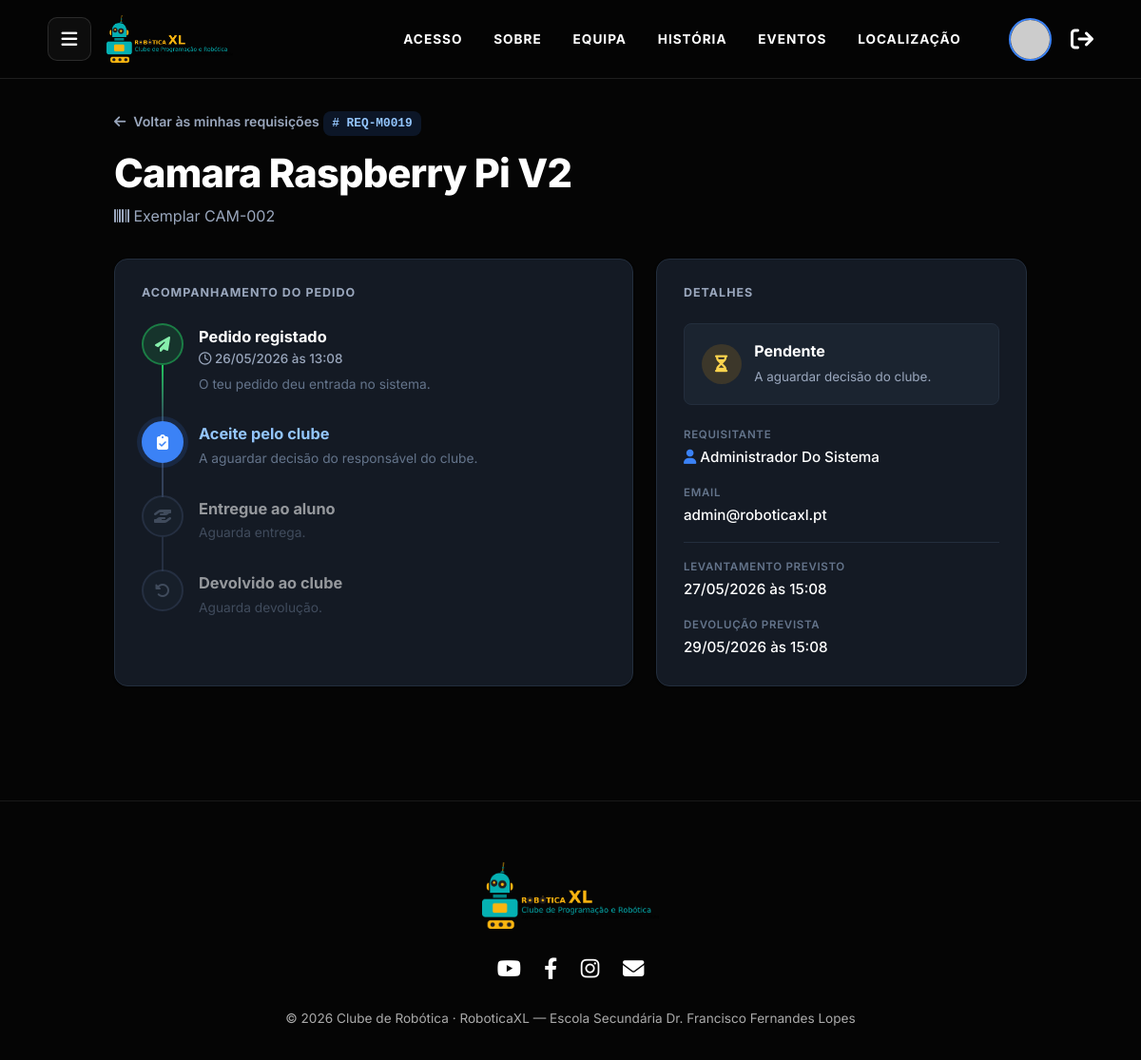
/public/requisicaoMaterial/detalhe/19 (signed in), run on the app's committed database.
### tables this page shows
CREATE TABLE IF NOT EXISTS `requisicao_exemplar` (
  `id` INT NOT NULL AUTO_INCREMENT,
  `id_utilizador` INT NOT NULL,
  `id_exemplar` INT NOT NULL,
  `data_pedido` DATETIME NOT NULL DEFAULT CURRENT_TIMESTAMP,
  `estado_pedido` ENUM('PENDENTE', 'ACEITE', 'REJEITADO', 'EM_USO', 'CONCLUIDO') NOT NULL DEFAULT 'PENDENTE',
  `data_levantamento` DATETIME NULL DEFAULT NULL,
  `data_devolucao` DATETIME NULL DEFAULT NULL,
  `estado_devolucao` ENUM('OK', 'DANIFICADO', 'PERDIDO') NOT NULL DEFAULT 'OK',
  `estado_entrega` TINYINT(1) NOT NULL DEFAULT 0,
  `observacao` TEXT NULL DEFAULT NULL,
  PRIMARY KEY (`id`),
  INDEX `fk_reqex_utilizador_idx` (`id_utilizador` ASC),
  INDEX `fk_reqex_exemplar_idx` (`id_exemplar` ASC),
  CONSTRAINT `fk_reqex_utilizador`
    FOREIGN KEY (`id_utilizador`)
    REFERENCES `utilizador` (`id`)
    ON DELETE NO ACTION
    ON UPDATE NO ACTION,
  CONSTRAINT `fk_reqex_exemplar`
    FOREIGN KEY (`id_exemplar`)
    REFERENCES `exemplar` (`id`)
    ON DELETE NO ACTION
    ON UPDATE NO ACTION);

CREATE TABLE IF NOT EXISTS `material` (
  `id` INT NOT NULL AUTO_INCREMENT,
  `designacao` VARCHAR(100) NOT NULL,
  `descricao` TEXT NULL DEFAULT NULL,
  `imagem` MEDIUMBLOB NULL DEFAULT NULL,
  PRIMARY KEY (`id`));

CREATE TABLE IF NOT EXISTS `exemplar` (
  `id` INT NOT NULL AUTO_INCREMENT,
  `num_referencia` VARCHAR(255) NOT NULL,
  `id_material` INT NOT NULL,
  `estado` ENUM('DISPONIVEL', 'EMPRESTADO', 'DANIFICADO', 'PERDIDO', 'MANUTENCAO') NOT NULL DEFAULT 'DISPONIVEL',
  `observacao` TEXT NULL DEFAULT NULL,
  PRIMARY KEY (`id`),
  INDEX `fk_exemplar_material_idx` (`id_material` ASC),
  CONSTRAINT `fk_exemplar_material`
    FOREIGN KEY (`id_material`)
    REFERENCES `material` (`id`)
    ON DELETE NO ACTION
    ON UPDATE NO ACTION);

CREATE TABLE IF NOT EXISTS `utilizador` (
  `id` INT NOT NULL AUTO_INCREMENT,
  `tipo` ENUM('ALUNO', 'PROFESSOR', 'ADMIN', 'RESPONSAVEL') NOT NULL,
  `nome` VARCHAR(100) NOT NULL,
  `email` VARCHAR(255) NOT NULL,
  `password_hash` VARCHAR(255) NOT NULL,
  `data_nascimento` DATE NOT NULL,
  `telefone` VARCHAR(20) NOT NULL,
  `linkedin` VARCHAR(255) NULL DEFAULT NULL,
  `turma` VARCHAR(10) NULL DEFAULT NULL,
  `foto` MEDIUMBLOB NULL DEFAULT NULL,
  `email_verificado` TINYINT(1) NOT NULL DEFAULT 0,
  `email_verificacao_token` VARCHAR(128) NULL DEFAULT NULL,
  `reset_token` VARCHAR(128) NULL DEFAULT NULL,
  `reset_expira` DATETIME NULL DEFAULT NULL,
  PRIMARY KEY (`id`),
  UNIQUE INDEX `email_UNIQUE` (`email` ASC));

### app/core/Controller.php (called while the page is built, shortened)
<?php
class Controller
{
    protected function getFlash(): ?array
    {
        if (empty($_SESSION['flash'])) {
            return null;
        }
        $flash = $_SESSION['flash'];
        return $flash;
    }
    protected function view(string $view, array $data = [])
    {
        $data['flash'] = $this->getFlash();
        extract($data);
        $viewFile = __DIR__ . '/../views/' . $view . '.php';
        require __DIR__ . '/../views/layouts/header.php';
        require $viewFile;
        require __DIR__ . '/../views/layouts/footer.php';
    }
}

### app/controllers/RequisicaoMaterialController.php (called while the page is built, shortened)
<?php
require_once __DIR__ . '/../core/Controller.php';
require_once __DIR__ . '/../core/Auth.php';
require_once __DIR__ . '/../models/RequisicaoMaterial.php';
class RequisicaoMaterialController extends Controller
{
    public function detalhe($id = 0)
    {
        $id = (int) $id;
        $reqModel = new RequisicaoMaterial();
        $req = $reqModel->find($id);
        $this->view('requisicoes_material/detalhe', ['req' => $req, 'pageTitle' => 'Acompanhar pedido']);
    }
}

### app/core/Router.php (called while the page is built, shortened)
<?php
class Router
{
    public function run()
    {
        $url = $_GET['url'] ?? 'home/index';
        $url = trim($url, '/');
        $parts = explode('/', $url);
        $method = $parts[1] ?? 'index';
        $params = array_slice($parts, 2);
        $controller = new $controllerName();
        call_user_func_array([$controller, $method], $params);
    }
}

### public/index.php (called while the page is built, shortened)
<?php
require_once __DIR__ . '/../app/core/Router.php';
$router = new Router();
$router->run();

### app/config/database.php (called while the page is built, shortened)
<?php
class Database
{
    private static ?PDO $instance = null;
    public static function getInstance(): PDO
    {
        if (self::$instance === null) {
            $dsn = 'mysql:host=' . DB_HOST . ';port=' . DB_PORT . ';dbname=' . DB_NAME . ';charset=utf8mb4';
            $opcoes = [PDO::ATTR_ERRMODE => PDO::ERRMODE_EXCEPTION];
            try {
                self::$instance = new PDO($dsn, DB_USER, DB_PASS, $opcoes);
            } catch (PDOException $e) {
                die('Erro de ligação à BD: ' . $e->getMessage());
            }
        }
        return self::$instance;
    }
}

### app/core/Model.php (called while the page is built, shortened)
<?php
require_once __DIR__ . '/../config/database.php';
class Model
{
    public function __construct()
    {
        $this->db = Database::getInstance();
    }
}

### app/models/RequisicaoMaterial.php (called while the page is built, shortened)
<?php
require_once __DIR__ . '/../core/Model.php';
class RequisicaoMaterial extends Model
{
    public function find(int $id)
    {
        $sql = "SELECT rm.*,
                u.nome as utilizador_nome, u.email as utilizador_email,
                e.num_referencia, m.designacao as material_designacao
                FROM requisicao_exemplar rm
                JOIN utilizador u ON rm.id_utilizador = u.id
                JOIN exemplar e ON rm.id_exemplar = e.id
                JOIN material m ON e.id_material = m.id
                WHERE rm.id = ?";
        $stmt = $this->db->prepare($sql);
        $stmt->execute([$id]);
        return $stmt->fetch(PDO::FETCH_ASSOC);
    }
}

### app/core/Auth.php (called while the page is built, shortened)
<?php
class Auth
{
    public static function check()
    {
        return isset($_SESSION['user']);
    }
    public static function isAdmin()
    {
        return self::check() && $_SESSION['user']['tipo'] === 'ADMIN';
    }
}

### app/views/requisicoes_material/detalhe.php (the view, shortened to what this page needs)
<?php
$isStaff = Auth::isAdmin() || Auth::isResponsavel() || Auth::isProf();
$estado = $req['estado_pedido'] ?? 'PENDENTE';
$devol  = $req['estado_devolucao'] ?? null;
$fmt = function ($d) {
    if (empty($d) || $d === '0000-00-00 00:00:00') return null;
    $t = strtotime($d);
    return $t ? date('d/m/Y \à\s H:i', $t) : null;
};
$ordem = ['PENDENTE' => 0, 'ACEITE' => 1, 'EM_USO' => 2, 'CONCLUIDO' => 3];
$pos = $ordem[$estado] ?? 0;
$rejeitado = ($estado === 'REJEITADO');
$devolLabel = ['OK' => 'Devolvido em bom estado', 'DANIFICADO' => 'Devolvido danificado', 'PERDIDO' => 'Material dado como perdido'];
$steps = [];
$steps[] = ['fa-paper-plane', 'Pedido registado', $fmt($req['data_pedido'] ?? null), 'O teu pedido deu entrada no sistema.', 'done'];
if ($rejeitado) {
    $steps[] = ['fa-xmark', 'Pedido recusado', null, 'O clube não aprovou este pedido.', 'rejected'];
} else {
    $steps[] = ['fa-clipboard-check', 'Aceite pelo clube', $pos >= 1 ? $fmt($req['data_levantamento'] ?? null) : null,
        $pos >= 1 ? 'Pedido aprovado. Levantamento agendado.' : 'A aguardar decisão do responsável do clube.',
        $pos >= 1 ? 'done' : 'current'];
    $steps[] = ['fa-hand-holding-hand', 'Entregue ao aluno', $pos >= 2 ? $fmt($req['data_levantamento'] ?? null) : null,
        $pos >= 2 ? 'Material levantado pelo requisitante.' : ($pos === 1 ? 'Pronto para levantamento.' : 'Aguarda entrega.'),
        $pos >= 2 ? 'done' : ($pos === 1 ? 'current' : 'todo')];
    $steps[] = ['fa-rotate-left', 'Devolvido ao clube', $pos >= 3 ? $fmt($req['data_devolucao'] ?? null) : null,
        $pos >= 3 ? ($devolLabel[$devol] ?? 'Fluxo concluído.') : ($pos === 2 ? 'Em utilização. Devolução prevista para ' . ($fmt($req['data_devolucao'] ?? null) ?? 'data a definir') . '.' : 'Aguarda devolução.'),
        $pos >= 3 ? 'done' : ($pos === 2 ? 'current' : 'todo')];
}
$banner = [
    'PENDENTE'  => ['wait', 'fa-hourglass-half', 'Pendente', 'A aguardar decisão do clube.'],
    'ACEITE'    => ['live', 'fa-clipboard-check', 'Aceite', 'Aprovado — pronto para levantamento.'],
    'EM_USO'    => ['live', 'fa-hand-holding-hand', 'Entregue ao aluno', 'Material em utilização.'],
    'CONCLUIDO' => ['ok', 'fa-circle-check', 'Concluído', $devolLabel[$devol] ?? 'Devolvido ao clube.'],
    'REJEITADO' => ['bad', 'fa-circle-xmark', 'Recusado', 'O pedido não foi aprovado.'],
];
$b = $banner[$estado] ?? $banner['PENDENTE'];
?>
<div class="track-wrap fade-in">
    <a class="track-back" href="<?php echo BASE_URL; ?>requisicaoMaterial/index"><i class="fas fa-arrow-left"></i> Voltar às minhas requisições</a>
    <span class="track-ref"># REQ-M<?php echo str_pad((string)($req['id'] ?? 0), 4, '0', STR_PAD_LEFT); ?></span>
    <h1 class="page-title"><?php echo htmlspecialchars($req['material_designacao'] ?? 'Material'); ?></h1>
    <p class="page-sub"><i class="fas fa-barcode"></i> Exemplar <?php echo htmlspecialchars($req['num_referencia'] ?? '—'); ?></p>
    <div class="track-grid">
        <div class="track-panel">
            <h3>Acompanhamento do pedido</h3>
            <div class="track">
                <?php foreach ($steps as $s): ?>
                    <div class="track-step <?php echo $s[4]; ?>">
                        <div class="track-ic"><i class="fas <?php echo $s[0]; ?>"></i></div>
                        <div class="track-b">
                            <h4><?php echo htmlspecialchars($s[1]); ?></h4>
                            <?php if (!empty($s[2])): ?><div class="track-t"><i class="far fa-clock"></i> <?php echo htmlspecialchars($s[2]); ?></div><?php endif; ?>
                            <?php if (!empty($s[3])): ?><div class="track-d"><?php echo htmlspecialchars($s[3]); ?></div><?php endif; ?>
                        </div>
                    </div>
                <?php endforeach; ?>
            </div>
        </div>
        <div class="track-panel">
            <h3>Detalhes</h3>
            <div class="tsb <?php echo $b[0]; ?>">
                <div class="tsb-ic"><i class="fas <?php echo $b[1]; ?>"></i></div>
                <div><strong><?php echo htmlspecialchars($b[2]); ?></strong><span><?php echo htmlspecialchars($b[3]); ?></span></div>
            </div>
            <div class="info-list">
                <div class="info-row"><span class="lbl">Requisitante</span><span class="val"><i class="fas fa-user" style="color:var(--blue)"></i> <?php echo htmlspecialchars($req['utilizador_nome'] ?? '—'); ?></span></div>
                <?php if ($isStaff && !empty($req['utilizador_email'])): ?>
                    <div class="info-row"><span class="lbl">Email</span><span class="val"><?php echo htmlspecialchars($req['utilizador_email']); ?></span></div>
                <?php endif; ?>
                <div class="info-div"></div>
                <div class="info-row"><span class="lbl">Levantamento <?php echo $pos >= 2 ? 'efetuado' : 'previsto'; ?></span><span class="val"><?php echo htmlspecialchars($fmt($req['data_levantamento'] ?? null) ?? 'A definir'); ?></span></div>
                <div class="info-row"><span class="lbl">Devolução <?php echo $pos >= 3 ? 'efetuada' : 'prevista'; ?></span><span class="val"><?php echo htmlspecialchars($fmt($req['data_devolucao'] ?? null) ?? 'A definir'); ?></span></div>
            </div>
        </div>
    </div>
</div>

### public/css/style.css (style rules this page uses)
:root { --bg: #0a0e16; --surface: #141a24; --surface-2: #1b2430; --border: #232e3d; --border-strong: #33415a; --text: #eef2f8; --text-muted: #9aa7bd; --text-dim: #64748b; --blue: #3b82f6; --blue-dark: #2563eb; --blue-soft: rgba(59,130,246,0.14); --blue-soft-2: rgba(59,130,246,0.30); --green: #22c55e; --green-soft: rgba(34,197,94,0.15); --red: #ef4444; --red-soft: rgba(239,68,68,0.15); --amber: #f59e0b; --amber-soft: rgba(245,158,11,0.15); --shadow-sm: 0 1px 2px rgba(0,0,0,0.4); --shadow: 0 8px 24px rgba(0,0,0,0.45); --shadow-lg: 0 20px 50px rgba(0,0,0,0.55); --r-sm: 8px; --r: 14px; --r-lg: 20px; --r-pill: 999px; --font: 'Inter', system-ui, -apple-system, "Segoe UI", sans-serif; --t: 0.2s ease; }
* { box-sizing: border-box; }
html { scroll-behavior: smooth; }
body { margin: 0; font-family: var(--font); background-color: var(--bg); color: var(--text); line-height: 1.6; -webkit-font-smoothing: antialiased; }
a { color: inherit; text-decoration: none; }
.page-title { font-size: clamp(1.9rem, 4vw, 2.6rem); font-weight: 800; letter-spacing: -0.02em; margin: 0; color: #fff; }
.page-sub { color: var(--text-muted); margin: 0.4rem 0 0; }
.track-wrap { max-width: 1000px; margin: 0 auto; padding: 2rem 20px 4rem; }
.track-back { display: inline-flex; align-items: center; gap: 0.5rem; color: var(--text-muted); font-weight: 600; font-size: 0.88rem; margin-bottom: 1.2rem; transition: var(--t); }
.track-ref { display: inline-block; font-family: monospace; background: var(--blue-soft); color: #93c5fd; padding: 3px 9px; border-radius: var(--r-sm); font-size: 0.8rem; font-weight: 600; margin-bottom: 0.6rem; }
.track-grid { display: grid; grid-template-columns: 1.4fr 1fr; gap: 1.5rem; margin-top: 2rem; }
.track-panel { background: var(--surface); border: 1px solid var(--border); border-radius: var(--r); box-shadow: var(--shadow-sm); padding: 1.75rem; }
.track-panel h3 { margin: 0 0 1.5rem; font-size: 0.78rem; text-transform: uppercase; letter-spacing: 0.08em; color: var(--text-muted); font-weight: 700; }
.track { position: relative; }
.track-step { display: grid; grid-template-columns: 44px 1fr; gap: 1rem; position: relative; padding-bottom: 1.75rem; }
.track-step:last-child { padding-bottom: 0; }
.track-step::before { content: ''; position: absolute; left: 21px; top: 44px; bottom: -2px; width: 2px; background: var(--border-strong); }
.track-step:last-child::before { display: none; }
.track-ic { width: 44px; height: 44px; border-radius: 50%; display: flex; align-items: center; justify-content: center; background: var(--surface-2); color: var(--text-dim); border: 2px solid var(--border-strong); z-index: 1; }
.track-step.done .track-ic { background: var(--green-soft); color: #86efac; border-color: rgba(34,197,94,0.5); }
.track-step.done::before { background: linear-gradient(var(--green), var(--border-strong)); }
.track-step.current .track-ic { background: var(--blue); color: #fff; border-color: var(--blue); box-shadow: 0 0 0 5px var(--blue-soft); }
.track-step.todo { opacity: 0.55; }
.track-b h4 { margin: 0.3rem 0 0.15rem; font-size: 1.02rem; font-weight: 700; }
.track-step.current .track-b h4 { color: #93c5fd; }
.track-t { font-size: 0.84rem; color: var(--text-muted); font-weight: 500; }
.track-d { font-size: 0.86rem; color: var(--text-dim); margin-top: 0.25rem; }
.tsb { display: flex; align-items: center; gap: 0.85rem; padding: 1rem 1.1rem; border-radius: var(--r-sm); border: 1px solid var(--border); background: var(--surface-2); margin-bottom: 1.4rem; }
.tsb-ic { width: 42px; height: 42px; border-radius: 50%; display: flex; align-items: center; justify-content: center; font-size: 1.1rem; }
.tsb strong { display: block; font-size: 1rem; }
.tsb span { font-size: 0.84rem; color: var(--text-muted); }
.tsb.wait .tsb-ic { background: var(--amber-soft); color: #fcd34d; }
.info-list { display: flex; flex-direction: column; gap: 1rem; }
.info-row { display: flex; flex-direction: column; gap: 0.15rem; }
.info-row .lbl { font-size: 0.72rem; text-transform: uppercase; letter-spacing: 0.06em; color: var(--text-dim); font-weight: 600; }
.info-row .val { font-size: 0.95rem; font-weight: 500; }
.info-div { height: 1px; background: var(--border); }
.fade-in { animation: fadeIn 0.5s ease both; }

### app/views/layouts/header.php (style rules this page uses)
body { font-family: 'Inter', system-ui, -apple-system, sans-serif; background-color: #050505; color: #fff; margin: 0; overflow-x: hidden; }
a { text-decoration: none; }

### data on the page
requisicao_exemplar: id "0019", material.designacao "Camara Raspberry Pi V2", id_exemplar.num_referencia "CAM-002", estado_devolucao+estado_pedido "Pendente", estado_devolucao+estado_pedido "A aguardar decisão do clube.", id_utilizador.nome "Administrador Do Sistema", id_utilizador.email "admin@roboticaxl.pt", data_levantamento "27/05/2026 às 15:08", data_devolucao "29/05/2026 às 15:08"

### other printed values
$s[1] "Pedido registado"
$s[2] "26/05/2026 às 13:08"
$s[3] "O teu pedido deu entrada no sistema."
$s[1] "Aceite pelo clube"
$s[3] "A aguardar decisão do responsável do clube."
$s[1] "Entregue ao aluno"
$s[3] "Aguarda entrega."
$s[1] "Devolvido ao clube"
$s[3] "Aguarda devolução."
